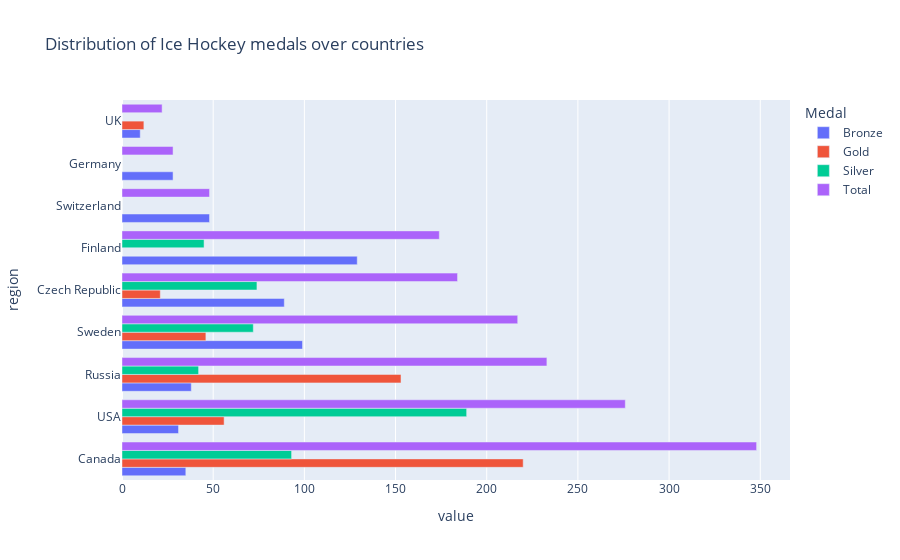
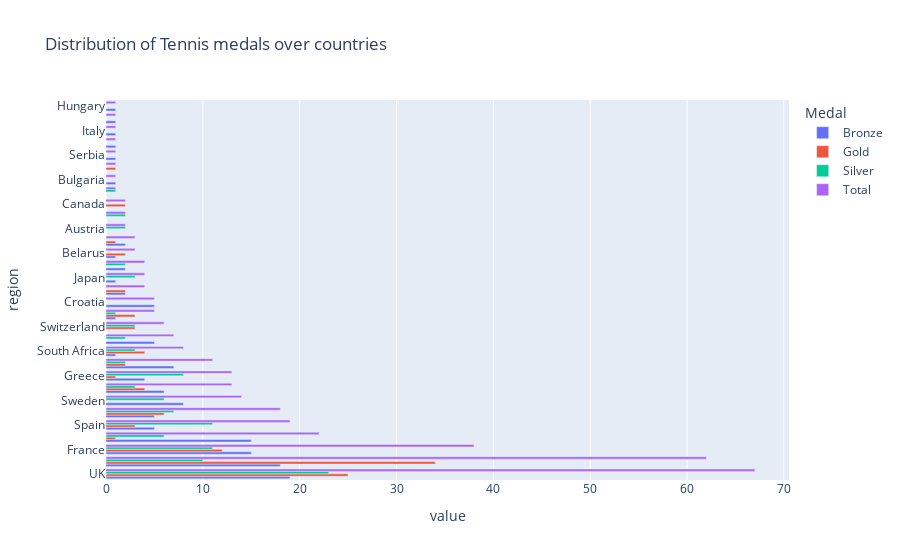
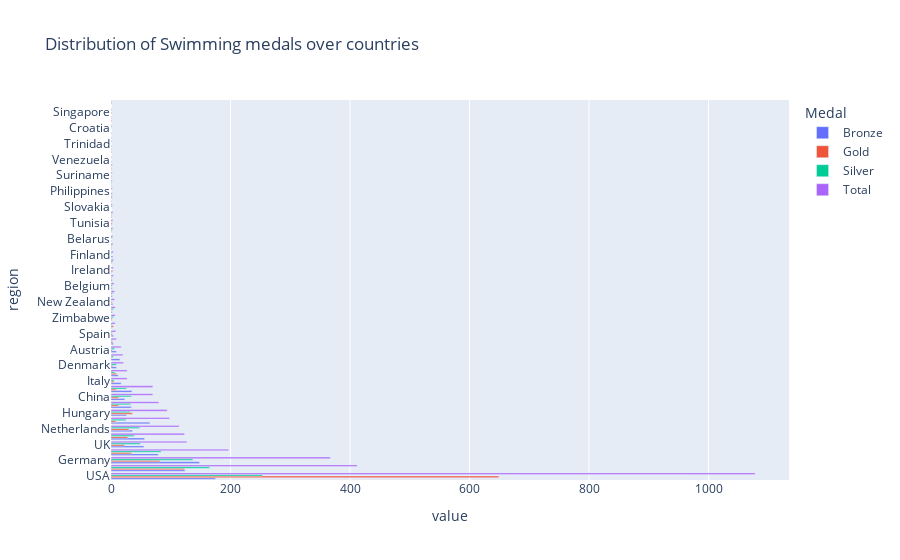
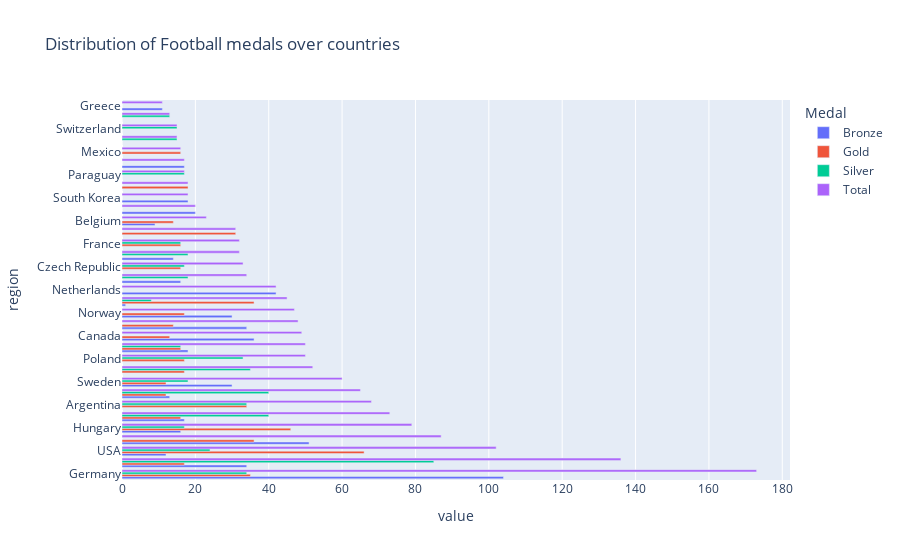

Write notebook code for charts like these, in order.
### Markdown cell above
**The sports that we are going to check are: ice hockey, tennis, swimming, and fotboll**

The distribution over countries

### Code cell
sports = ["Ice Hockey", "Tennis", "Swimming", "Football" ]
for sport in sports:
    df_sport = athlete_regions[athlete_regions["Sport"] == sport]
    print(f"The dataframe has a shape: {df_sport.shape}")

    # use sub_df module to get sub dataframe of choosen arg: "region"
    # select the countries which had medals in history and sort by total medals descending
    medals_sport= af2.count_medals(df_sport, "region")
    print(f"The top 10 countries in {sport} are:")
    print(medals_sport.head(10))
    print(f"There are {medals_sport.index.nunique()} countries which hade medals in the 120 olympics history." )

    # plot:

    fig = px.bar(medals_sport, y=medals_sport.index, x=medals_sport.columns,
             title=f"Distribution of {sport} medals over countries")
    fig.update_layout(barmode='group')
    fig.show()
    fig.write_html(
            f"Visualiseringar/Q2.{sport}_country.html", auto_open=True)

### Figure 1 — Plotly figure (JSON) as saved in the notebook; plotly's stock layout.template omitted (floating-point values rounded to 4 significant figures)
{"data": [{"alignmentgroup": "True", "hovertemplate": "Medal=Bronze<br>value=%{x}<br>region=%{y}<extra></extra>", "legendgroup": "Bronze", "marker": {"color": "#636efa", "pattern": {"shape": ""}}, "name": "Bronze", "offsetgroup": "Bronze", "orientation": "h", "showlegend": true, "textposition": "auto", "type": "bar", "x": [35, 31, 38, 99, 89, 129, 48, 28, 10], "xaxis": "x", "y": ["Canada", "USA", "Russia", "Sweden", "Czech Republic", "Finland", "Switzerland", "Germany", "UK"], "yaxis": "y"}, {"alignmentgroup": "True", "hovertemplate": "Medal=Gold<br>value=%{x}<br>region=%{y}<extra></extra>", "legendgroup": "Gold", "marker": {"color": "#EF553B", "pattern": {"shape": ""}}, "name": "Gold", "offsetgroup": "Gold", "orientation": "h", "showlegend": true, "textposition": "auto", "type": "bar", "x": [220, 56, 153, 46, 21, 0, 0, 0, 12], "xaxis": "x", "y": ["Canada", "USA", "Russia", "Sweden", "Czech Republic", "Finland", "Switzerland", "Germany", "UK"], "yaxis": "y"}, {"alignmentgroup": "True", "hovertemplate": "Medal=Silver<br>value=%{x}<br>region=%{y}<extra></extra>", "legendgroup": "Silver", "marker": {"color": "#00cc96", "pattern": {"shape": ""}}, "name": "Silver", "offsetgroup": "Silver", "orientation": "h", "showlegend": true, "textposition": "auto", "type": "bar", "x": [93, 189, 42, 72, 74, 45, 0, 0, 0], "xaxis": "x", "y": ["Canada", "USA", "Russia", "Sweden", "Czech Republic", "Finland", "Switzerland", "Germany", "UK"], "yaxis": "y"}, {"alignmentgroup": "True", "hovertemplate": "Medal=Total<br>value=%{x}<br>region=%{y}<extra></extra>", "legendgroup": "Total", "marker": {"color": "#ab63fa", "pattern": {"shape": ""}}, "name": "Total", "offsetgroup": "Total", "orientation": "h", "showlegend": true, "textposition": "auto", "type": "bar", "x": [348, 276, 233, 217, 184, 174, 48, 28, 22], "xaxis": "x", "y": ["Canada", "USA", "Russia", "Sweden", "Czech Republic", "Finland", "Switzerland", "Germany", "UK"], "yaxis": "y"}], "layout": {"barmode": "group", "legend": {"title": {"text": "Medal"}, "tracegroupgap": 0}, "title": {"text": "Distribution of Ice Hockey medals over countries"}, "xaxis": {"anchor": "y", "domain": [0, 1], "title": {"text": "value"}}, "yaxis": {"anchor": "x", "domain": [0, 1], "title": {"text": "region"}}}}

### Figure 2 — Plotly figure (JSON) as saved in the notebook; plotly's stock layout.template omitted (floating-point values rounded to 4 significant figures)
{"data": [{"alignmentgroup": "True", "hovertemplate": "Medal=Bronze<br>value=%{x}<br>region=%{y}<extra></extra>", "legendgroup": "Bronze", "marker": {"color": "#636efa", "pattern": {"shape": ""}}, "name": "Bronze", "offsetgroup": "Bronze", "orientation": "h", "showlegend": true, "textposition": "auto", "type": "bar", "x": [19, 18, 15, 15, 5, 5, 8, 6, 4, 7, 1, 5, 0, 1, 5, 2, 1, 2, 1, 2, 0, 0, 0, 0, 1, 0, 1, 1, 1, 1, 1], "xaxis": "x", "y": ["UK", "USA", "France", "Czech Republic", "Spain", "Germany", "Sweden", "Russia", "Greece", "Australia", "South Africa", "Argentina", "Switzerland", "Chile", "Croatia", "China", "Japan", "Netherlands", "Belarus", "Belgium", "Austria", "Romania", "Canada", "Denmark", "Bulgaria", "Puerto Rico", "Serbia", "Norway", "Italy", "India", "Hungary"], "yaxis": "y"}, {"alignmentgroup": "True", "hovertemplate": "Medal=Gold<br>value=%{x}<br>region=%{y}<extra></extra>", "legendgroup": "Gold", "marker": {"color": "#EF553B", "pattern": {"shape": ""}}, "name": "Gold", "offsetgroup": "Gold", "orientation": "h", "showlegend": true, "textposition": "auto", "type": "bar", "x": [25, 34, 12, 1, 3, 6, 0, 4, 1, 2, 4, 0, 3, 3, 0, 2, 0, 0, 2, 1, 0, 0, 2, 0, 0, 1, 0, 0, 0, 0, 0], "xaxis": "x", "y": ["UK", "USA", "France", "Czech Republic", "Spain", "Germany", "Sweden", "Russia", "Greece", "Australia", "South Africa", "Argentina", "Switzerland", "Chile", "Croatia", "China", "Japan", "Netherlands", "Belarus", "Belgium", "Austria", "Romania", "Canada", "Denmark", "Bulgaria", "Puerto Rico", "Serbia", "Norway", "Italy", "India", "Hungary"], "yaxis": "y"}, {"alignmentgroup": "True", "hovertemplate": "Medal=Silver<br>value=%{x}<br>region=%{y}<extra></extra>", "legendgroup": "Silver", "marker": {"color": "#00cc96", "pattern": {"shape": ""}}, "name": "Silver", "offsetgroup": "Silver", "orientation": "h", "showlegend": true, "textposition": "auto", "type": "bar", "x": [23, 10, 11, 6, 11, 7, 6, 3, 8, 2, 3, 2, 3, 1, 0, 0, 3, 2, 0, 0, 2, 2, 0, 1, 0, 0, 0, 0, 0, 0, 0], "xaxis": "x", "y": ["UK", "USA", "France", "Czech Republic", "Spain", "Germany", "Sweden", "Russia", "Greece", "Australia", "South Africa", "Argentina", "Switzerland", "Chile", "Croatia", "China", "Japan", "Netherlands", "Belarus", "Belgium", "Austria", "Romania", "Canada", "Denmark", "Bulgaria", "Puerto Rico", "Serbia", "Norway", "Italy", "India", "Hungary"], "yaxis": "y"}, {"alignmentgroup": "True", "hovertemplate": "Medal=Total<br>value=%{x}<br>region=%{y}<extra></extra>", "legendgroup": "Total", "marker": {"color": "#ab63fa", "pattern": {"shape": ""}}, "name": "Total", "offsetgroup": "Total", "orientation": "h", "showlegend": true, "textposition": "auto", "type": "bar", "x": [67, 62, 38, 22, 19, 18, 14, 13, 13, 11, 8, 7, 6, 5, 5, 4, 4, 4, 3, 3, 2, 2, 2, 1, 1, 1, 1, 1, 1, 1, 1], "xaxis": "x", "y": ["UK", "USA", "France", "Czech Republic", "Spain", "Germany", "Sweden", "Russia", "Greece", "Australia", "South Africa", "Argentina", "Switzerland", "Chile", "Croatia", "China", "Japan", "Netherlands", "Belarus", "Belgium", "Austria", "Romania", "Canada", "Denmark", "Bulgaria", "Puerto Rico", "Serbia", "Norway", "Italy", "India", "Hungary"], "yaxis": "y"}], "layout": {"barmode": "group", "legend": {"title": {"text": "Medal"}, "tracegroupgap": 0}, "title": {"text": "Distribution of Tennis medals over countries"}, "xaxis": {"anchor": "y", "domain": [0, 1], "title": {"text": "value"}}, "yaxis": {"anchor": "x", "domain": [0, 1], "title": {"text": "region"}}}}

### Figure 3 — Plotly figure (JSON) as saved in the notebook; plotly's stock layout.template omitted (floating-point values rounded to 4 significant figures)
{"data": [{"alignmentgroup": "True", "hovertemplate": "Medal=Bronze<br>value=%{x}<br>region=%{y}<extra></extra>", "legendgroup": "Bronze", "marker": {"color": "#636efa", "pattern": {"shape": ""}}, "name": "Bronze", "offsetgroup": "Bronze", "orientation": "h", "showlegend": true, "textposition": "auto", "type": "bar", "x": [175, 124, 148, 79, 55, 56, 36, 65, 26, 34, 23, 35, 17, 12, 9, 15, 9, 4, 4, 1, 1, 2, 3, 2, 2, 2, 1, 0, 3, 1, 1, 0, 1, 1, 0, 1, 2, 1, 1, 1, 1, 0, 1, 1, 0, 0, 0, 0], "xaxis": "x", "y": ["USA", "Australia", "Germany", "Russia", "UK", "Japan", "Netherlands", "Canada", "Hungary", "France", "China", "Sweden", "Italy", "South Africa", "Denmark", "Brazil", "Austria", "Romania", "Spain", "Ukraine", "Zimbabwe", "Greece", "New Zealand", "Poland", "Belgium", "Costa Rica", "Ireland", "South Korea", "Finland", "Argentina", "Belarus", "Serbia", "Tunisia", "Bulgaria", "Slovakia", "Cuba", "Philippines", "Norway", "Suriname", "Mexico", "Venezuela", "Kazakhstan", "Trinidad", "Switzerland", "Croatia", "Lithuania", "Singapore", "Slovenia"], "yaxis": "y"}, {"alignmentgroup": "True", "hovertemplate": "Medal=Gold<br>value=%{x}<br>region=%{y}<extra></extra>", "legendgroup": "Gold", "marker": {"color": "#EF553B", "pattern": {"shape": ""}}, "name": "Gold", "offsetgroup": "Gold", "orientation": "h", "showlegend": true, "textposition": "auto", "type": "bar", "x": [649, 123, 82, 34, 23, 28, 30, 8, 36, 13, 13, 9, 5, 9, 3, 1, 2, 3, 2, 4, 2, 1, 2, 1, 1, 1, 3, 1, 0, 1, 0, 1, 2, 1, 0, 0, 0, 0, 1, 1, 0, 1, 0, 0, 0, 1, 1, 0], "xaxis": "x", "y": ["USA", "Australia", "Germany", "Russia", "UK", "Japan", "Netherlands", "Canada", "Hungary", "France", "China", "Sweden", "Italy", "South Africa", "Denmark", "Brazil", "Austria", "Romania", "Spain", "Ukraine", "Zimbabwe", "Greece", "New Zealand", "Poland", "Belgium", "Costa Rica", "Ireland", "South Korea", "Finland", "Argentina", "Belarus", "Serbia", "Tunisia", "Bulgaria", "Slovakia", "Cuba", "Philippines", "Norway", "Suriname", "Mexico", "Venezuela", "Kazakhstan", "Trinidad", "Switzerland", "Croatia", "Lithuania", "Singapore", "Slovenia"], "yaxis": "y"}, {"alignmentgroup": "True", "hovertemplate": "Medal=Silver<br>value=%{x}<br>region=%{y}<extra></extra>", "legendgroup": "Silver", "marker": {"color": "#00cc96", "pattern": {"shape": ""}}, "name": "Silver", "offsetgroup": "Silver", "orientation": "h", "showlegend": true, "textposition": "auto", "type": "bar", "x": [254, 165, 137, 84, 49, 39, 48, 25, 32, 33, 34, 26, 5, 6, 9, 4, 6, 2, 2, 2, 4, 4, 1, 3, 2, 1, 0, 3, 1, 1, 2, 2, 0, 1, 2, 1, 0, 1, 0, 0, 0, 0, 0, 0, 1, 0, 0, 1], "xaxis": "x", "y": ["USA", "Australia", "Germany", "Russia", "UK", "Japan", "Netherlands", "Canada", "Hungary", "France", "China", "Sweden", "Italy", "South Africa", "Denmark", "Brazil", "Austria", "Romania", "Spain", "Ukraine", "Zimbabwe", "Greece", "New Zealand", "Poland", "Belgium", "Costa Rica", "Ireland", "South Korea", "Finland", "Argentina", "Belarus", "Serbia", "Tunisia", "Bulgaria", "Slovakia", "Cuba", "Philippines", "Norway", "Suriname", "Mexico", "Venezuela", "Kazakhstan", "Trinidad", "Switzerland", "Croatia", "Lithuania", "Singapore", "Slovenia"], "yaxis": "y"}, {"alignmentgroup": "True", "hovertemplate": "Medal=Total<br>value=%{x}<br>region=%{y}<extra></extra>", "legendgroup": "Total", "marker": {"color": "#ab63fa", "pattern": {"shape": ""}}, "name": "Total", "offsetgroup": "Total", "orientation": "h", "showlegend": true, "textposition": "auto", "type": "bar", "x": [1078, 412, 367, 197, 127, 123, 114, 98, 94, 80, 70, 70, 27, 27, 21, 20, 17, 9, 8, 7, 7, 7, 6, 6, 5, 4, 4, 4, 4, 3, 3, 3, 3, 3, 2, 2, 2, 2, 2, 2, 1, 1, 1, 1, 1, 1, 1, 1], "xaxis": "x", "y": ["USA", "Australia", "Germany", "Russia", "UK", "Japan", "Netherlands", "Canada", "Hungary", "France", "China", "Sweden", "Italy", "South Africa", "Denmark", "Brazil", "Austria", "Romania", "Spain", "Ukraine", "Zimbabwe", "Greece", "New Zealand", "Poland", "Belgium", "Costa Rica", "Ireland", "South Korea", "Finland", "Argentina", "Belarus", "Serbia", "Tunisia", "Bulgaria", "Slovakia", "Cuba", "Philippines", "Norway", "Suriname", "Mexico", "Venezuela", "Kazakhstan", "Trinidad", "Switzerland", "Croatia", "Lithuania", "Singapore", "Slovenia"], "yaxis": "y"}], "layout": {"barmode": "group", "legend": {"title": {"text": "Medal"}, "tracegroupgap": 0}, "title": {"text": "Distribution of Swimming medals over countries"}, "xaxis": {"anchor": "y", "domain": [0, 1], "title": {"text": "value"}}, "yaxis": {"anchor": "x", "domain": [0, 1], "title": {"text": "region"}}}}

### Figure 4 — Plotly figure (JSON) as saved in the notebook; plotly's stock layout.template omitted (floating-point values rounded to 4 significant figures)
{"data": [{"alignmentgroup": "True", "hovertemplate": "Medal=Bronze<br>value=%{x}<br>region=%{y}<extra></extra>", "legendgroup": "Bronze", "marker": {"color": "#636efa", "pattern": {"shape": ""}}, "name": "Bronze", "offsetgroup": "Bronze", "orientation": "h", "showlegend": true, "textposition": "auto", "type": "bar", "x": [104, 34, 12, 51, 16, 17, 0, 13, 30, 0, 0, 18, 36, 34, 30, 1, 42, 16, 0, 14, 0, 0, 9, 20, 18, 0, 0, 17, 0, 0, 0, 0, 11], "xaxis": "x", "y": ["Germany", "Brazil", "USA", "Russia", "Hungary", "Serbia", "Argentina", "Denmark", "Sweden", "Spain", "Poland", "Nigeria", "Canada", "Italy", "Norway", "UK", "Netherlands", "Japan", "Czech Republic", "Bulgaria", "France", "Uruguay", "Belgium", "Ghana", "South Korea", "Cameroon", "Paraguay", "Chile", "Mexico", "China", "Switzerland", "Austria", "Greece"], "yaxis": "y"}, {"alignmentgroup": "True", "hovertemplate": "Medal=Gold<br>value=%{x}<br>region=%{y}<extra></extra>", "legendgroup": "Gold", "marker": {"color": "#EF553B", "pattern": {"shape": ""}}, "name": "Gold", "offsetgroup": "Gold", "orientation": "h", "showlegend": true, "textposition": "auto", "type": "bar", "x": [35, 17, 66, 36, 46, 16, 34, 12, 12, 17, 17, 16, 13, 14, 17, 36, 0, 0, 16, 0, 16, 31, 14, 0, 0, 18, 0, 0, 16, 0, 0, 0, 0], "xaxis": "x", "y": ["Germany", "Brazil", "USA", "Russia", "Hungary", "Serbia", "Argentina", "Denmark", "Sweden", "Spain", "Poland", "Nigeria", "Canada", "Italy", "Norway", "UK", "Netherlands", "Japan", "Czech Republic", "Bulgaria", "France", "Uruguay", "Belgium", "Ghana", "South Korea", "Cameroon", "Paraguay", "Chile", "Mexico", "China", "Switzerland", "Austria", "Greece"], "yaxis": "y"}, {"alignmentgroup": "True", "hovertemplate": "Medal=Silver<br>value=%{x}<br>region=%{y}<extra></extra>", "legendgroup": "Silver", "marker": {"color": "#00cc96", "pattern": {"shape": ""}}, "name": "Silver", "offsetgroup": "Silver", "orientation": "h", "showlegend": true, "textposition": "auto", "type": "bar", "x": [34, 85, 24, 0, 17, 40, 34, 40, 18, 35, 33, 16, 0, 0, 0, 8, 0, 18, 17, 18, 16, 0, 0, 0, 0, 0, 17, 0, 0, 15, 15, 13, 0], "xaxis": "x", "y": ["Germany", "Brazil", "USA", "Russia", "Hungary", "Serbia", "Argentina", "Denmark", "Sweden", "Spain", "Poland", "Nigeria", "Canada", "Italy", "Norway", "UK", "Netherlands", "Japan", "Czech Republic", "Bulgaria", "France", "Uruguay", "Belgium", "Ghana", "South Korea", "Cameroon", "Paraguay", "Chile", "Mexico", "China", "Switzerland", "Austria", "Greece"], "yaxis": "y"}, {"alignmentgroup": "True", "hovertemplate": "Medal=Total<br>value=%{x}<br>region=%{y}<extra></extra>", "legendgroup": "Total", "marker": {"color": "#ab63fa", "pattern": {"shape": ""}}, "name": "Total", "offsetgroup": "Total", "orientation": "h", "showlegend": true, "textposition": "auto", "type": "bar", "x": [173, 136, 102, 87, 79, 73, 68, 65, 60, 52, 50, 50, 49, 48, 47, 45, 42, 34, 33, 32, 32, 31, 23, 20, 18, 18, 17, 17, 16, 15, 15, 13, 11], "xaxis": "x", "y": ["Germany", "Brazil", "USA", "Russia", "Hungary", "Serbia", "Argentina", "Denmark", "Sweden", "Spain", "Poland", "Nigeria", "Canada", "Italy", "Norway", "UK", "Netherlands", "Japan", "Czech Republic", "Bulgaria", "France", "Uruguay", "Belgium", "Ghana", "South Korea", "Cameroon", "Paraguay", "Chile", "Mexico", "China", "Switzerland", "Austria", "Greece"], "yaxis": "y"}], "layout": {"barmode": "group", "legend": {"title": {"text": "Medal"}, "tracegroupgap": 0}, "title": {"text": "Distribution of Football medals over countries"}, "xaxis": {"anchor": "y", "domain": [0, 1], "title": {"text": "value"}}, "yaxis": {"anchor": "x", "domain": [0, 1], "title": {"text": "region"}}}}
